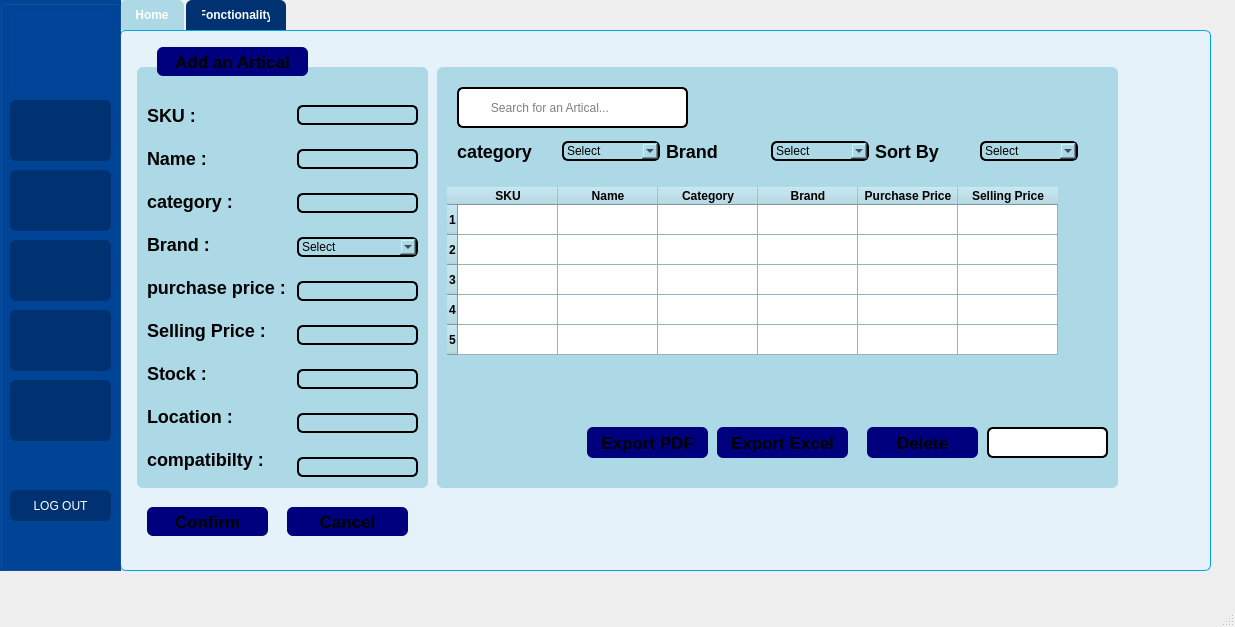
<?xml version="1.0" encoding="UTF-8"?>
<ui version="4.0">
 <class>MainWindow</class>
 <widget class="QMainWindow" name="MainWindow">
  <property name="geometry">
   <rect>
    <x>0</x>
    <y>0</y>
    <width>1235</width>
    <height>627</height>
   </rect>
  </property>
  <property name="windowTitle">
   <string>MainWindow</string>
  </property>
  <widget class="QWidget" name="centralwidget">
   <widget class="QTabWidget" name="btn_home">
    <property name="geometry">
     <rect>
      <x>120</x>
      <y>0</y>
      <width>1091</width>
      <height>571</height>
     </rect>
    </property>
    <property name="styleSheet">
     <string notr="true">QTabWidget::pane {
    border: 1px solid #00A3E0;
    background: #E6F2FA;
    border-radius: 6px;
    padding: 6px;
}

QTabWidget::pane {
    border: 1px solid #00A3E0;
    background: #E6F2FA;
    border-radius: 6px;
    padding: 6px;
}

/* Tabs container */
QTabBar::tab {
    background: #003271;
    color: white;
    padding: 8px 16px;
    border-top-left-radius: 6px;
    border-top-right-radius: 6px;
    margin-right: 2px;
    font-weight: bold;
}

/* Selected tab */
QTabBar::tab:selected {
    background: #ADD8E6;
    color: white;
}

/* Hover effect */
QTabBar::tab:hover {
    background: #004599;
    color: white;
}</string>
    </property>
    <property name="currentIndex">
     <number>0</number>
    </property>
    <widget class="QWidget" name="tab">
     <attribute name="title">
      <string>Home</string>
     </attribute>
     <widget class="QWidget" name="widget_2" native="true">
      <property name="geometry">
       <rect>
        <x>10</x>
        <y>30</y>
        <width>291</width>
        <height>421</height>
       </rect>
      </property>
      <property name="styleSheet">
       <string notr="true">background-color:rgb(173,216,230);
border-radius:6px;
</string>
      </property>
      <widget class="QWidget" name="verticalLayoutWidget">
       <property name="geometry">
        <rect>
         <x>10</x>
         <y>30</y>
         <width>151</width>
         <height>381</height>
        </rect>
       </property>
       <layout class="QVBoxLayout" name="verticalLayout">
        <item>
         <widget class="QLabel" name="label">
          <property name="styleSheet">
           <string notr="true">font-size:18px;
color:#000000;
font-weight: bold;</string>
          </property>
          <property name="text">
           <string>SKU :</string>
          </property>
         </widget>
        </item>
        <item>
         <widget class="QLabel" name="label_2">
          <property name="styleSheet">
           <string notr="true">font-size:18px;
color:#000000;
font-weight: bold;</string>
          </property>
          <property name="text">
           <string>Name :</string>
          </property>
         </widget>
        </item>
        <item>
         <widget class="QLabel" name="label_3">
          <property name="styleSheet">
           <string notr="true">font-size:18px;
color:#000000;
font-weight: bold;</string>
          </property>
          <property name="text">
           <string>category :</string>
          </property>
         </widget>
        </item>
        <item>
         <widget class="QLabel" name="label_4">
          <property name="styleSheet">
           <string notr="true">font-size:18px;
color:#000000;
font-weight: bold;</string>
          </property>
          <property name="text">
           <string>Brand :</string>
          </property>
         </widget>
        </item>
        <item>
         <widget class="QLabel" name="label_5">
          <property name="styleSheet">
           <string notr="true">font-size:18px;
color:#000000;
font-weight: bold;</string>
          </property>
          <property name="text">
           <string>purchase price :</string>
          </property>
         </widget>
        </item>
        <item>
         <widget class="QLabel" name="label_7">
          <property name="styleSheet">
           <string notr="true">font-size:18px;
color:#000000;
font-weight: bold;</string>
          </property>
          <property name="text">
           <string>Selling Price :</string>
          </property>
         </widget>
        </item>
        <item>
         <widget class="QLabel" name="label_6">
          <property name="styleSheet">
           <string notr="true">font-size:18px;
color:#000000;
font-weight: bold;</string>
          </property>
          <property name="text">
           <string>Stock :</string>
          </property>
         </widget>
        </item>
        <item>
         <widget class="QLabel" name="label_8">
          <property name="styleSheet">
           <string notr="true">font-size:18px;
color:#000000;
font-weight: bold;</string>
          </property>
          <property name="text">
           <string>Location :</string>
          </property>
         </widget>
        </item>
        <item>
         <widget class="QLabel" name="label_9">
          <property name="styleSheet">
           <string notr="true">font-size:18px;
color:#000000;
font-weight: bold;</string>
          </property>
          <property name="text">
           <string>compatibilty :</string>
          </property>
         </widget>
        </item>
       </layout>
      </widget>
      <widget class="QWidget" name="verticalLayoutWidget_2">
       <property name="geometry">
        <rect>
         <x>160</x>
         <y>20</y>
         <width>121</width>
         <height>411</height>
        </rect>
       </property>
       <layout class="QVBoxLayout" name="verticalLayout_2">
        <item>
         <widget class="QLineEdit" name="Sku">
          <property name="styleSheet">
           <string notr="true">border:2px solid #000000;
color:#000000;</string>
          </property>
         </widget>
        </item>
        <item>
         <widget class="QLineEdit" name="name">
          <property name="styleSheet">
           <string notr="true">border:2px solid #000000;
color:#000000;</string>
          </property>
         </widget>
        </item>
        <item>
         <widget class="QLineEdit" name="cat">
          <property name="styleSheet">
           <string notr="true">border:2px solid #000000;
color:#000000;</string>
          </property>
         </widget>
        </item>
        <item>
         <widget class="QComboBox" name="brand">
          <property name="styleSheet">
           <string notr="true">border:2px solid #000000;
color:#000000;
</string>
          </property>
          <item>
           <property name="text">
            <string>Select</string>
           </property>
          </item>
         </widget>
        </item>
        <item>
         <widget class="QLineEdit" name="price1">
          <property name="styleSheet">
           <string notr="true">border:2px solid #000000;
color:#000000;</string>
          </property>
         </widget>
        </item>
        <item>
         <widget class="QLineEdit" name="price2">
          <property name="styleSheet">
           <string notr="true">border:2px solid #000000;
color:#000000;</string>
          </property>
         </widget>
        </item>
        <item>
         <widget class="QLineEdit" name="stock_2">
          <property name="styleSheet">
           <string notr="true">border:2px solid #000000;
color:#000000;</string>
          </property>
         </widget>
        </item>
        <item>
         <widget class="QLineEdit" name="loca">
          <property name="styleSheet">
           <string notr="true">border:2px solid #000000;
color:#000000;</string>
          </property>
         </widget>
        </item>
        <item>
         <widget class="QLineEdit" name="com">
          <property name="styleSheet">
           <string notr="true">border:2px solid #000000;
color:#000000;</string>
          </property>
         </widget>
        </item>
       </layout>
      </widget>
     </widget>
     <widget class="QPushButton" name="btn_add">
      <property name="geometry">
       <rect>
        <x>30</x>
        <y>10</y>
        <width>151</width>
        <height>29</height>
       </rect>
      </property>
      <property name="styleSheet">
       <string notr="true">background-color:rgb(0,0,127);
font-size:17px;
border-radius:6px;
font-weight: bold;</string>
      </property>
      <property name="text">
       <string>Add an Artical</string>
      </property>
     </widget>
     <widget class="QPushButton" name="confirm">
      <property name="geometry">
       <rect>
        <x>20</x>
        <y>470</y>
        <width>121</width>
        <height>29</height>
       </rect>
      </property>
      <property name="styleSheet">
       <string notr="true">
QPushButton {
    background-color:rgb(0,0,127);
    font-size:17px;
    border-radius:6px;
    font-weight: bold;
}


QPushButton:hover {
    background-color: rgb(173, 216, 230); 
    color: white;
}

QPushButton:pressed {
    background-color: rgb(173, 216, 230); 
    color: white;
    border: 2px solid rgb(173, 216, 230); 
}
</string>
      </property>
      <property name="text">
       <string>Confirm</string>
      </property>
     </widget>
     <widget class="QPushButton" name="delete_2">
      <property name="geometry">
       <rect>
        <x>160</x>
        <y>470</y>
        <width>121</width>
        <height>29</height>
       </rect>
      </property>
      <property name="styleSheet">
       <string notr="true">QPushButton {
    background-color:rgb(0,0,127);
    font-size:17px;
    border-radius:6px;
    font-weight: bold;
}


QPushButton:hover {
    background-color: rgb(173, 216, 230); 
    color: white;
}

QPushButton:pressed {
    background-color: rgb(173, 216, 230); 
    color: white;
    border: 2px solid rgb(173, 216, 230); 
}</string>
      </property>
      <property name="text">
       <string>Cancel</string>
      </property>
     </widget>
     <widget class="QWidget" name="widget_3" native="true">
      <property name="geometry">
       <rect>
        <x>310</x>
        <y>30</y>
        <width>681</width>
        <height>421</height>
       </rect>
      </property>
      <property name="styleSheet">
       <string notr="true">background-color:rgb(173,216,230);
border-radius:6px;
background-repeat: no-repeat;
</string>
      </property>
      <widget class="QLineEdit" name="line_Search1">
       <property name="geometry">
        <rect>
         <x>20</x>
         <y>20</y>
         <width>231</width>
         <height>41</height>
        </rect>
       </property>
       <property name="styleSheet">
        <string notr="true">border:2px solid #000000;
color:#000000;
background-color:#ffffff;
</string>
       </property>
       <property name="placeholderText">
        <string>         Search for an Artical...</string>
       </property>
      </widget>
      <widget class="QWidget" name="verticalLayoutWidget_3">
       <property name="geometry">
        <rect>
         <x>20</x>
         <y>70</y>
         <width>621</width>
         <height>28</height>
        </rect>
       </property>
       <layout class="QHBoxLayout" name="horizontalLayout">
        <item>
         <widget class="QLabel" name="label_10">
          <property name="styleSheet">
           <string notr="true">font-size:18px;
color:#000000;
font-weight: bold;</string>
          </property>
          <property name="text">
           <string>category </string>
          </property>
         </widget>
        </item>
        <item>
         <widget class="QComboBox" name="rech_tri">
          <property name="styleSheet">
           <string notr="true">border:2px solid #000000;
color:#000000;
</string>
          </property>
          <item>
           <property name="text">
            <string>Select</string>
           </property>
          </item>
         </widget>
        </item>
        <item>
         <widget class="QLabel" name="label_11">
          <property name="styleSheet">
           <string notr="true">font-size:18px;
color:#000000;
font-weight: bold;</string>
          </property>
          <property name="text">
           <string>Brand </string>
          </property>
         </widget>
        </item>
        <item>
         <widget class="QComboBox" name="rech_cat">
          <property name="styleSheet">
           <string notr="true">border:2px solid #000000;
color:#000000;
</string>
          </property>
          <item>
           <property name="text">
            <string>Select</string>
           </property>
          </item>
         </widget>
        </item>
        <item>
         <widget class="QLabel" name="label_12">
          <property name="styleSheet">
           <string notr="true">font-size:18px;
color:#000000;
font-weight: bold;</string>
          </property>
          <property name="text">
           <string>Sort By</string>
          </property>
         </widget>
        </item>
        <item>
         <widget class="QComboBox" name="rech_Bra">
          <property name="styleSheet">
           <string notr="true">border:2px solid #000000;
color:#000000;
</string>
          </property>
          <item>
           <property name="text">
            <string>Select</string>
           </property>
          </item>
         </widget>
        </item>
       </layout>
      </widget>
      <widget class="QLabel" name="label_16">
       <property name="geometry">
        <rect>
         <x>30</x>
         <y>30</y>
         <width>21</width>
         <height>21</height>
        </rect>
       </property>
       <property name="styleSheet">
        <string notr="true">background-color: rgb(255, 255, 255);</string>
       </property>
       <property name="text">
        <string/>
       </property>
       <property name="pixmap">
        <pixmap>:/icons/cherch.png</pixmap>
       </property>
       <property name="scaledContents">
        <bool>true</bool>
       </property>
      </widget>
      <widget class="QTableWidget" name="tab_Art">
       <property name="geometry">
        <rect>
         <x>10</x>
         <y>120</y>
         <width>631</width>
         <height>181</height>
        </rect>
       </property>
       <property name="styleSheet">
        <string notr="true">
QHeaderView::section {
    background-color: rgb(173, 216, 230);
    color: black;
    font-weight: bold;
}
QTableWidget::item {
    background-color: white; 
    color: black;
    font-weight: bold;
}
</string>
       </property>
       <row/>
       <row/>
       <row/>
       <row/>
       <row/>
       <column>
        <property name="text">
         <string>SKU</string>
        </property>
       </column>
       <column>
        <property name="text">
         <string>Name</string>
        </property>
       </column>
       <column>
        <property name="text">
         <string>Category</string>
        </property>
       </column>
       <column>
        <property name="text">
         <string>Brand</string>
        </property>
       </column>
       <column>
        <property name="text">
         <string>Purchase Price</string>
        </property>
       </column>
       <column>
        <property name="text">
         <string>Selling Price</string>
        </property>
       </column>
      </widget>
      <widget class="QPushButton" name="btn_delete">
       <property name="geometry">
        <rect>
         <x>430</x>
         <y>360</y>
         <width>111</width>
         <height>31</height>
        </rect>
       </property>
       <property name="styleSheet">
        <string notr="true">QPushButton {
    background-color:rgb(0,0,127);
    font-size:17px;
    border-radius:6px;
    font-weight: bold;
}


QPushButton:hover {
    background-color: rgb(173, 216, 230); 
    color: white;
}

QPushButton:pressed {
    background-color: rgb(173, 216, 230); 
    color: white;
    border: 2px solid rgb(173, 216, 230); 
}</string>
       </property>
       <property name="text">
        <string>Delete</string>
       </property>
      </widget>
      <widget class="QPushButton" name="btn_excel">
       <property name="geometry">
        <rect>
         <x>280</x>
         <y>360</y>
         <width>131</width>
         <height>31</height>
        </rect>
       </property>
       <property name="styleSheet">
        <string notr="true">QPushButton {
    background-color:rgb(0,0,127);
    font-size:17px;
    border-radius:6px;
    font-weight: bold;
}


QPushButton:hover {
    background-color: rgb(173, 216, 230); 
    color: white;
}

QPushButton:pressed {
    background-color: rgb(173, 216, 230); 
    color: white;
    border: 2px solid rgb(173, 216, 230); 
}</string>
       </property>
       <property name="text">
        <string>Export Excel</string>
       </property>
      </widget>
      <widget class="QLineEdit" name="lineEdit_11">
       <property name="geometry">
        <rect>
         <x>550</x>
         <y>360</y>
         <width>121</width>
         <height>31</height>
        </rect>
       </property>
       <property name="styleSheet">
        <string notr="true">border:2px solid #000000;
color:#000000;
border-radius:6px;
background-color: rgb(255, 255, 255);</string>
       </property>
      </widget>
      <widget class="QPushButton" name="btn_pdf">
       <property name="geometry">
        <rect>
         <x>150</x>
         <y>360</y>
         <width>121</width>
         <height>31</height>
        </rect>
       </property>
       <property name="styleSheet">
        <string notr="true">QPushButton {
    background-color:rgb(0,0,127);
    font-size:17px;
    border-radius:6px;
    font-weight: bold;
}


QPushButton:hover {
    background-color: rgb(173, 216, 230); 
    color: white;
}

QPushButton:pressed {
    background-color: rgb(173, 216, 230); 
    color: white;
    border: 2px solid rgb(173, 216, 230); 
}</string>
       </property>
       <property name="text">
        <string>Export PDF</string>
       </property>
      </widget>
     </widget>
    </widget>
    <widget class="QWidget" name="tab_2">
     <attribute name="title">
      <string>Fonctionality</string>
     </attribute>
     <widget class="QPushButton" name="btn_delete_2">
      <property name="geometry">
       <rect>
        <x>860</x>
        <y>470</y>
        <width>191</width>
        <height>31</height>
       </rect>
      </property>
      <property name="styleSheet">
       <string notr="true">QPushButton {
    background-color:rgb(0,0,127);
    font-size:17px;
    border-radius:6px;
    font-weight: bold;
}


QPushButton:hover {
    background-color: rgb(173, 216, 230); 
    color: white;
}

QPushButton:pressed {
    background-color: rgb(173, 216, 230); 
    color: white;
    border: 2px solid rgb(173, 216, 230); 
}</string>
      </property>
      <property name="text">
       <string>Stock Alerts</string>
      </property>
     </widget>
     <widget class="QLabel" name="label_13">
      <property name="geometry">
       <rect>
        <x>200</x>
        <y>30</y>
        <width>681</width>
        <height>411</height>
       </rect>
      </property>
      <property name="text">
       <string/>
      </property>
      <property name="pixmap">
       <pixmap resource="ressources.qrc">:/img/statistique.png</pixmap>
      </property>
      <property name="scaledContents">
       <bool>true</bool>
      </property>
     </widget>
    </widget>
   </widget>
   <widget class="QGroupBox" name="groupBox_2">
    <property name="geometry">
     <rect>
      <x>0</x>
      <y>0</y>
      <width>121</width>
      <height>571</height>
     </rect>
    </property>
    <property name="styleSheet">
     <string notr="true">background-color: rgb(0, 69, 153);</string>
    </property>
    <property name="title">
     <string/>
    </property>
    <widget class="QPushButton" name="pushButton_8">
     <property name="geometry">
      <rect>
       <x>10</x>
       <y>100</y>
       <width>101</width>
       <height>61</height>
      </rect>
     </property>
     <property name="styleSheet">
      <string notr="true">QPushButton {
	font: 900 9pt &quot;Swis721 Blk BT&quot;;
    background-color: #003271;
    color: white;
    border-radius: 6px;
    padding: 6px 12px;
}
QPushButton:hover { background-color: #002050;; }
QPushButton:pressed { background-color: rgb(0, 69, 153);; }</string>
     </property>
     <property name="text">
      <string/>
     </property>
     <property name="icon">
      <iconset theme="QIcon::ThemeIcon::ContactNew"/>
     </property>
     <property name="iconSize">
      <size>
       <width>50</width>
       <height>50</height>
      </size>
     </property>
    </widget>
    <widget class="QPushButton" name="pushButton_9">
     <property name="geometry">
      <rect>
       <x>10</x>
       <y>490</y>
       <width>101</width>
       <height>31</height>
      </rect>
     </property>
     <property name="styleSheet">
      <string notr="true">
QPushButton {
	font: 900 9pt &quot;Swis721 Blk BT&quot;;
    background-color: #003271;
    color: white;
    border-radius: 6px;
    padding: 6px 12px;
}
QPushButton:hover { background-color: #004599; }
QPushButton:pressed { background-color: #002050; }</string>
     </property>
     <property name="text">
      <string>LOG OUT</string>
     </property>
    </widget>
    <widget class="QLabel" name="logo">
     <property name="geometry">
      <rect>
       <x>10</x>
       <y>10</y>
       <width>101</width>
       <height>81</height>
      </rect>
     </property>
     <property name="text">
      <string/>
     </property>
     <property name="pixmap">
      <pixmap>../../../../Downloads/Downloads/WhatsApp Image 2025-09-16 at 13.04.56 (1).jpeg</pixmap>
     </property>
     <property name="scaledContents">
      <bool>true</bool>
     </property>
    </widget>
    <widget class="QLabel" name="logo2">
     <property name="geometry">
      <rect>
       <x>10</x>
       <y>10</y>
       <width>101</width>
       <height>81</height>
      </rect>
     </property>
     <property name="text">
      <string/>
     </property>
     <property name="pixmap">
      <pixmap resource="ressources.qrc">:/img/logo.png</pixmap>
     </property>
     <property name="scaledContents">
      <bool>true</bool>
     </property>
    </widget>
    <widget class="QPushButton" name="stock">
     <property name="geometry">
      <rect>
       <x>10</x>
       <y>240</y>
       <width>101</width>
       <height>61</height>
      </rect>
     </property>
     <property name="styleSheet">
      <string notr="true">QPushButton {
	font: 900 9pt &quot;Swis721 Blk BT&quot;;
    background-color: #003271;
    color: white;
    border-radius: 6px;
    padding: 6px 12px;
}
QPushButton:hover { background-color: #002050;; }
QPushButton:pressed { background-color: rgb(0, 69, 153);; }</string>
     </property>
     <property name="text">
      <string/>
     </property>
     <property name="icon">
      <iconset theme="QIcon::ThemeIcon::EditPaste"/>
     </property>
     <property name="iconSize">
      <size>
       <width>50</width>
       <height>50</height>
      </size>
     </property>
    </widget>
    <widget class="QPushButton" name="pushButton_17">
     <property name="geometry">
      <rect>
       <x>10</x>
       <y>380</y>
       <width>101</width>
       <height>61</height>
      </rect>
     </property>
     <property name="styleSheet">
      <string notr="true">QPushButton {
	font: 900 9pt &quot;Swis721 Blk BT&quot;;
    background-color: #003271;
    color: white;
    border-radius: 6px;
    padding: 6px 12px;
}
QPushButton:hover { background-color: #002050;; }
QPushButton:pressed { background-color: rgb(0, 69, 153);; }</string>
     </property>
     <property name="text">
      <string/>
     </property>
     <property name="icon">
      <iconset theme="QIcon::ThemeIcon::Phone"/>
     </property>
     <property name="iconSize">
      <size>
       <width>50</width>
       <height>50</height>
      </size>
     </property>
    </widget>
    <widget class="QPushButton" name="pushButton_18">
     <property name="geometry">
      <rect>
       <x>10</x>
       <y>170</y>
       <width>101</width>
       <height>61</height>
      </rect>
     </property>
     <property name="styleSheet">
      <string notr="true">QPushButton {
	font: 900 9pt &quot;Swis721 Blk BT&quot;;
    background-color: #003271;
    color: white;
    border-radius: 6px;
    padding: 6px 12px;
}
QPushButton:hover { background-color: #002050;; }
QPushButton:pressed { background-color: rgb(0, 69, 153);; }</string>
     </property>
     <property name="text">
      <string/>
     </property>
     <property name="icon">
      <iconset theme="QIcon::ThemeIcon::NetworkWired"/>
     </property>
     <property name="iconSize">
      <size>
       <width>50</width>
       <height>50</height>
      </size>
     </property>
    </widget>
    <widget class="QPushButton" name="commande">
     <property name="geometry">
      <rect>
       <x>10</x>
       <y>310</y>
       <width>101</width>
       <height>61</height>
      </rect>
     </property>
     <property name="styleSheet">
      <string notr="true">QPushButton {
	font: 900 9pt &quot;Swis721 Blk BT&quot;;
    background-color: #003271;
    color: white;
    border-radius: 6px;
    padding: 6px 12px;
}
QPushButton:hover { background-color: #002050;; }
QPushButton:pressed { background-color: rgb(0, 69, 153);; }</string>
     </property>
     <property name="text">
      <string/>
     </property>
     <property name="icon">
      <iconset theme="QIcon::ThemeIcon::AddressBookNew"/>
     </property>
     <property name="iconSize">
      <size>
       <width>50</width>
       <height>50</height>
      </size>
     </property>
    </widget>
    <widget class="QLabel" name="creditcard">
     <property name="geometry">
      <rect>
       <x>20</x>
       <y>310</y>
       <width>81</width>
       <height>61</height>
      </rect>
     </property>
     <property name="styleSheet">
      <string notr="true">QPushButton {
	font: 900 9pt &quot;Swis721 Blk BT&quot;;
    background-color: #003271;
    color: white;
    border-radius: 6px;
    padding: 6px 12px;
}
QPushButton:hover { background-color: #002050;; }
QPushButton:pressed { background-color: rgb(0, 69, 153);; }</string>
     </property>
     <property name="text">
      <string/>
     </property>
     <property name="pixmap">
      <pixmap>../../../../Downloads/Downloads/credit-card.png</pixmap>
     </property>
     <property name="scaledContents">
      <bool>true</bool>
     </property>
    </widget>
    <zorder>creditcard</zorder>
    <zorder>pushButton_8</zorder>
    <zorder>pushButton_9</zorder>
    <zorder>logo</zorder>
    <zorder>logo2</zorder>
    <zorder>stock</zorder>
    <zorder>pushButton_17</zorder>
    <zorder>pushButton_18</zorder>
    <zorder>commande</zorder>
   </widget>
  </widget>
  <widget class="QMenuBar" name="menubar">
   <property name="geometry">
    <rect>
     <x>0</x>
     <y>0</y>
     <width>1235</width>
     <height>25</height>
    </rect>
   </property>
  </widget>
  <widget class="QStatusBar" name="statusbar"/>
 </widget>
 <resources>
  <include location="ressources.qrc"/>
 </resources>
 <connections/>
</ui>
